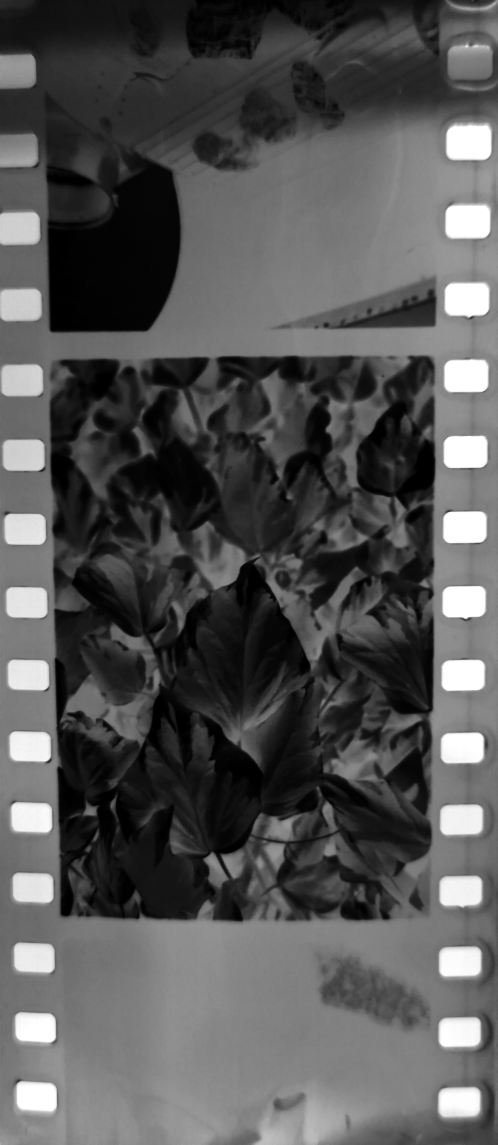
#> input picture FilmSegmentationTests/a.jpg, 1991 x 4578 px (shown at 1/4 size)
$ jupyter execute main.ipynb   (shell and % lines are left out)
#> lines starting #> are read from the running program, lines starting #| are printed output that depends on the picture; after the words box and inside, x2 and y2 are one past the last pixel; in counts of white or black regions, pixels touching at a corner belong together; long printed decimals are rounded
[cell 1]
import cv2


img = cv2.imread('a.jpg')
#> img is the input picture: shape (4578, 1991, 3); min 0, max 255, mean 85

[cell 2]
import cv2
import matplotlib.pyplot as plt

# 1. Wczytanie obrazka za pomocą OpenCV
img = cv2.imread('a.jpg')

# 2. Konwersja przestrzeni kolorów z BGR (OpenCV) na RGB (Matplotlib)
img_rgb = cv2.cvtColor(img, cv2.COLOR_BGR2RGB)


plt.figure(figsize=(10, 8)) # Opcjonalna zmiana rozmiaru wyświetlanego obrazka
plt.imshow(img_rgb)
plt.axis('off')  # Ukrywa osie X i Y (przydatne przy samych zdjęciach)
plt.title('Twój obrazek') # Opcjonalny tytuł obrazka
plt.show()

[cell 3]
import cv2
import numpy as np

# 1. Wczytanie jako grayscale
img = cv2.imread("a.jpg", cv2.IMREAD_GRAYSCALE)
#> img: shape (4578, 1991)
img = cv2.resize(img, (img.shape[1] // 4, img.shape[0] // 4))  # Opcjonalne zmniejszenie rozmiaru dla szybszego działania
#> img: shape (1144, 497)


# 2. Zamiana na wektor cech (1 kolumna)
pixel_values = img.reshape((-1, 1))
pixel_values = np.float32(pixel_values)

# 3. Parametry K-means
K = 3
criteria = (cv2.TERM_CRITERIA_EPS + cv2.TERM_CRITERIA_MAX_ITER, 10  , 1.0)
attempts = 100

# 4. K-means
_, labels, centers = cv2.kmeans(
    pixel_values,
    K,
    None,
    criteria,
    attempts,
    cv2.KMEANS_RANDOM_CENTERS
)
#> centers = [31.1, 119.9, 235.4]

# 5. Rekonstrukcja obrazu
centers = np.uint8(centers)
#> centers = [31, 119, 235]
segmented = centers[labels.flatten()]
segmented_image = segmented.reshape(img.shape)

# 6. Wyświetlenie
cv2.imshow("Original", img)
cv2.imshow("Segmented", segmented_image)
cv2.waitKey(0)
cv2.destroyAllWindows()

[cell 4]
# wemze centers i zrobie threashold najmniej + średnio, dzieki temu bede miec tylko otwory na bokach

white_spots, mask, dark_spots = centers[0][0], centers[1][0], centers[2][0]
#> white_spots = 31; mask = 119; dark_spots = 235
print(white_spots, mask, dark_spots)
#| 31 119 235
threshold = int(mask) + int((dark_spots - mask) / 2)
#> threshold = 177
print(threshold)
#| 177
sprocket_img = cv2.threshold(img, threshold, 255, cv2.THRESH_BINARY)[1]

sprocket_img = cv2.erode(sprocket_img, None, iterations=3)  # Opcjonalne wygładzenie krawędzi
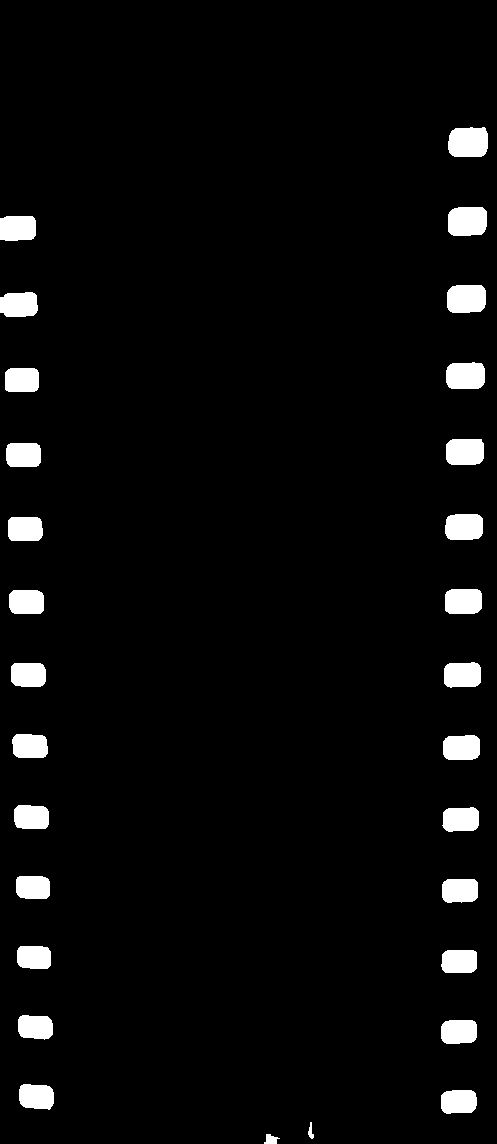
#> sprocket_img: shape (1144, 497); 4% white; 29 white regions, largest, box (x1, y1, x2, y2) and area: (448, 127, 488, 157) 1087, (448, 207, 487, 236) 1048, (447, 285, 486, 313) 1011
sprocket_img = cv2.dilate(sprocket_img, None, iterations=3) # Opcjonalne wygładzenie krawędzi

cv2.imshow("Sprocket Holes", sprocket_img)
cv2.waitKey(0)
cv2.destroyAllWindows()

[cell 5]
import matplotlib.pyplot as plt
mask_thres = int(mask) * 0.5
#> mask_thres = 59.5
mask_threasholded = cv2.threshold(img, mask_thres, 255, cv2.THRESH_BINARY)[1]

plt.imshow(mask_threasholded, cmap='gray')
plt.show()

[cell 6]
import numpy as np
from itertools import combinations

def calculate_line_length_in_image(rho, theta, img_width, img_height):
    """
    Oblicza długość odcinka linii (rho, theta) mieszczącego się w prostokącie obrazu.
    """
    points = []

    # Przecięcie z lewą krawędzią (x = 0)
    if np.sin(theta) != 0:
        y0 = rho / np.sin(theta)
        if 0 <= y0 <= img_height:
            points.append((0, y0))

    # Przecięcie z prawą krawędzią (x = img_width)
    if np.sin(theta) != 0:
        y1 = (rho - img_width * np.cos(theta)) / np.sin(theta)
        if 0 <= y1 <= img_height:
            points.append((img_width, y1))

    # Przecięcie z górną krawędzią (y = 0)
    if np.cos(theta) != 0:
        x0 = rho / np.cos(theta)
        if 0 <= x0 <= img_width:
            points.append((x0, 0))

    # Przecięcie z dolną krawędzią (y = img_height)
    if np.cos(theta) != 0:
        x1 = (rho - img_height * np.sin(theta)) / np.cos(theta)
        if 0 <= x1 <= img_width:
            points.append((x1, img_height))

    if len(points) >= 2:
        return np.sqrt((points[0][0] - points[1][0])**2 + (points[0][1] - points[1][1])**2)
    return 0

[cell 7]
def detect_film_frame_hough(img, show_steps=True):
    """
    Wykrywa prostokąt klatki filmowej używając transformaty Hougha

    Args:
        img: obraz (może być w skali szarości lub kolorowy)
        show_steps: czy pokazywać etapy przetwarzania

    Returns:
        detected_frame: obraz z zaznaczonym prostokątem
        corners: współrzędne narożników prostokąta
    """

    original = img.copy()

    base_mask_value = 0
    # Konwersja do skali szarości (jeśli obraz jest kolorowy)
    if len(img.shape) == 3:
        gray = cv2.cvtColor(img, cv2.COLOR_BGR2GRAY)
    else:
        gray = img.copy()


    # Redukcja szumu
    blurred = cv2.GaussianBlur(gray, (5, 5), 0)


    # Wykrywanie krawędzi - ale tylko do pomocy dla Hougha
    edges = cv2.Canny(blurred, 70, 130, apertureSize=3)
    edges[:, :int(blurred.shape[1] * 0.05)] = 0  # Wyłącz krawędzie w lewym pasku
    edges[:, int(blurred.shape[1] * 0.95):] = 0  # Wyłącz krawędzie w prawym pasku
    edges[:int(blurred.shape[0] * 0.05), :] = 0  # Wyłącz krawędzie w górnym pasku
    edges[int(blurred.shape[0] * 0.95):, :] = 0


    # Transformata Hougha do wykrywania linii
    # rho: rozdzielczość w pikselach (1 piksel)
    # theta: rozdzielczość kąta (1 stopień = pi/180)
    # threshold: minimalna liczba punktów przecięcia
    lines = cv2.HoughLines(edges, rho=1, theta=np.pi/180, threshold=80)

    if lines is None:
        print("✗ Nie wykryto żadnych linii")
        return original, None

    # Filtruj linie - szukamy linii poziomych i pionowych
    horizontal_lines = []
    vertical_lines = []
    delta = np.pi / 180 * 3  # Tolerancja 3 stopnie

    img_height, img_width = img.shape[:2]
    min_length_ratio = 0.4  # Minimalna długość linii (60% rozmiaru obrazu)

    for line in lines:
        rho, theta = line[0]

        # Oblicz długość linii w obrazie
        line_length = calculate_line_length_in_image(rho, theta, img_width, img_height)

        # Linie poziome: theta ≈ 0° lub ≈ 180°
        if theta < np.pi/4+delta or theta > 3*np.pi/4+delta:
            # Sprawdź czy linia jest wystarczająco długa (min 60% szerokości)
            if line_length >= min_length_ratio * img_width:
                horizontal_lines.append((rho, theta))
        # Linie pionowe: theta ≈ 90°
        else:
            # Sprawdź czy linia jest wystarczająco długa (min 60% wysokości)
            if line_length >= min_length_ratio * img_height:
                vertical_lines.append((rho, theta))

    print(f"Znaleziono {len(horizontal_lines)} linii poziomych i {len(vertical_lines)} linii pionowych")

    # Filtruj podobne linie (grupowanie)
    horizontal_lines = filter_similar_lines(horizontal_lines, rho_threshold=15)
    vertical_lines = filter_similar_lines(vertical_lines, rho_threshold=15)

    print(f"Po filtrowaniu: {len(horizontal_lines)} poziomych i {len(vertical_lines)} pionowych")

    if len(horizontal_lines) < 2 or len(vertical_lines) < 2:
        print("✗ Nie znaleziono wystarczającej liczby linii do utworzenia prostokąta")
        return original, None

    # Znajdź przecięcia linii (narożniki)
    corners = find_rectangle_from_lines(horizontal_lines, vertical_lines, img.shape)

    # Przygotuj obraz do rysowania
    result = original.copy()
    if len(result.shape) == 2:
        result = cv2.cvtColor(result, cv2.COLOR_GRAY2BGR)

    # Rysuj wykryte linie (opcjonalnie)
    if show_steps:
        lines_img = result.copy()

        # Rysuj linie poziome
        for rho, theta in horizontal_lines:
            draw_line(lines_img, rho, theta, (255, 0, 0), 2)

        # Rysuj linie pionowe
        for rho, theta in vertical_lines:
            draw_line(lines_img, rho, theta, (0, 0, 255), 2)

        cv2.imshow('Detected Lines', cv2.resize(lines_img, (800, 600)))

    if corners is not None:
        # Rysuj prostokąt
        corners_int = corners.astype(np.int32)
        cv2.polylines(result, [corners_int], True, (0, 255, 0), 3)

        # Zaznacz narożniki
        for corner in corners_int:
            cv2.circle(result, tuple(corner), 8, (255, 0, 0), -1)

        print("✓ Wykryto klatkę filmową!")
        print(f"Narożniki:\n{corners}")
    else:
        print("✗ Nie znaleziono prostokąta")

    if show_steps:
        cv2.imshow('Edges', cv2.resize(edges, (800, 600)))
        cv2.imshow('Result', cv2.resize(result, (800, 600)))

    return result, corners

[cell 8]
def filter_similar_lines(lines, rho_threshold=20, theta_threshold=np.pi/36):
    """
    Filtruje podobne linie (grupowanie) - zostawia tylko unikalne
    """
    if not lines:
        return []

    filtered = []
    lines = sorted(lines, key=lambda x: x[0])  # Sortuj po rho

    for rho, theta in lines:
        # Sprawdź czy ta linia jest podobna do już dodanych
        is_similar = False
        for f_rho, f_theta in filtered:
            if abs(rho - f_rho) < rho_threshold and abs(theta - f_theta) < theta_threshold:
                is_similar = True
                break

        if not is_similar:
            filtered.append((rho, theta))

    return filtered


def line_intersection(line1, line2):
    """
    Oblicza punkt przecięcia dwóch linii w postaci (rho, theta)
    """
    rho1, theta1 = line1
    rho2, theta2 = line2

    # Macierz współczynników
    A = np.array([
        [np.cos(theta1), np.sin(theta1)],
        [np.cos(theta2), np.sin(theta2)]
    ])
    b = np.array([rho1, rho2])

    try:
        x, y = np.linalg.solve(A, b)
        return (x, y)
    except np.linalg.LinAlgError:
        return None


def find_rectangle_from_lines(horizontal_lines, vertical_lines, img_shape):
    """
    Znajduje prostokąt z linii poziomych i pionowych
    """
    height, width = img_shape[:2]

    # Sortuj linie według położenia
    horizontal_lines = sorted(horizontal_lines, key=lambda x: x[0])
    vertical_lines = sorted(vertical_lines, key=lambda x: x[0])

    # Dla prostokąta potrzebujemy 2 linii poziomych (góra i dół)
    # i 2 pionowych (lewo i prawo)

    # Znajdź najlepszą kombinację linii tworzących prostokąt
    best_rect = None
    best_score = 0

    # Spróbuj różnych kombinacji
    for h_pair in combinations(range(len(horizontal_lines)), 2):
        #print(f"pozostało {len(horizontal_lines) - h_pair[1]} poziomych i {len(vertical_lines)} pionowych")
        for v_pair in combinations(range(len(vertical_lines)), 2):
            h1, h2 = horizontal_lines[h_pair[0]], horizontal_lines[h_pair[1]]
            v1, v2 = vertical_lines[v_pair[0]], vertical_lines[v_pair[1]]

            # Oblicz 4 narożniki
            corners = []
            for h_line in [h1, h2]:
                for v_line in [v1, v2]:
                    intersection = line_intersection(h_line, v_line)
                    if intersection is not None:
                        x, y = intersection
                        # Sprawdź czy punkt jest w granicach obrazu
                        if 0 <= x < width and 0 <= y < height:
                            corners.append([x, y])

            if len(corners) == 4:
                corners = np.array(corners, dtype=np.float32)

                # Oceń jakość prostokąta
                area = cv2.contourArea(corners)
                perimeter = cv2.arcLength(corners, True)

                # Prostokąt powinien mieć dużą powierzchnię
                img_area = width * height
                if area > 0.1 * img_area and area < 0.9 * img_area:
                    # Sprawdź proporcje
                    x, y, w, h = cv2.boundingRect(corners)
                    aspect_ratio = float(w) / h if h > 0 else 0

                    # Oceń na podstawie powierzchni i proporcji
                    score = area

                    # Preferuj proporcje 3:2 (35mm) lub 2:3
                    if 1.3 < aspect_ratio < 1.7 or 0.58 < aspect_ratio < 0.77:
                        score *= 1.5

                    if score > best_score:
                        best_score = score
                        best_rect = corners

    # Jeśli nie znaleziono dobrego prostokąta, użyj skrajnych linii
    if best_rect is None and len(horizontal_lines) >= 2 and len(vertical_lines) >= 2:
        # Użyj pierwszej i ostatniej linii z każdej grupy
        h1, h2 = horizontal_lines[0], horizontal_lines[-1]
        v1, v2 = vertical_lines[0], vertical_lines[-1]

        corners = []
        for h_line in [h1, h2]:
            for v_line in [v1, v2]:
                intersection = line_intersection(h_line, v_line)
                if intersection is not None:
                    corners.append(list(intersection))

        if len(corners) == 4:
            best_rect = np.array(corners, dtype=np.float32)

    if best_rect is not None:
        # Sortuj narożniki: top-left, top-right, bottom-right, bottom-left
        best_rect = order_points(best_rect)

    return best_rect


def order_points(pts):
    """
    Sortuje punkty w kolejności: top-left, top-right, bottom-right, bottom-left
    """
    # Sumuj współrzędne
    s = pts.sum(axis=1)
    diff = np.diff(pts, axis=1)

    rect = np.zeros((4, 2), dtype=np.float32)

    # Top-left ma najmniejszą sumę, bottom-right największą
    rect[0] = pts[np.argmin(s)]
    rect[2] = pts[np.argmax(s)]

    # Top-right ma najmniejszą różnicę, bottom-left największą
    rect[1] = pts[np.argmin(diff)]
    rect[3] = pts[np.argmax(diff)]

    return rect


def draw_line(img, rho, theta, color, thickness=2):
    """
    Rysuje linię w formacie (rho, theta) na obrazie
    """
    a = np.cos(theta)
    b = np.sin(theta)
    x0 = a * rho
    y0 = b * rho

    # Punkt na linii
    x1 = int(x0 + 3000 * (-b))
    y1 = int(y0 + 3000 * (a))
    x2 = int(x0 - 3000 * (-b))
    y2 = int(y0 - 3000 * (a))

    cv2.line(img, (x1, y1), (x2, y2), color, thickness)


# [32 lines left out: function extract_and_perspective_correct, not called in this run]

[cell 9]
# Uruchomienie pełnego pipeline'u detekcji klatki na zbinaryzowanej masce
# Upewniamy się, że obraz jest typu uint8 (wymagane przez operacje OpenCV)
mask_uint8 = np.uint8(mask_threasholded)

# Wywołujemy główną funkcję z włączonym pokazywaniem etapów w oknach OpenCV
result_frame, corners = detect_film_frame_hough(mask_uint8, show_steps=True)
#> in detect_film_frame_hough, `lines = cv2.HoughLines(edges, rho=1, theta=np.pi/180, threshold=80)`: lines = 68 rows, first 8: [-43, 3.12], [432, 0], [332, 1.55], [-38, 3.11], [-33, 3.11], [360, 1.55], [0, 2.71], [820, 0.785]
#> the loop in detect_film_frame_hough, `for line in lines:` made 68 passes
#> (rho, theta, y0 in calculate_line_length_in_image, y1 in calculate_line_length_in_image, x0 in calculate_line_length_in_image, x1 in calculate_line_length_in_image, line_length) on passes 1, 3, 4, 5: (-43, 3.12, -2463.8, 26009.2, 43.01, 62.98, 1144.2), (332, 1.55, 332.1, 323.4, 19023.2, -46516.6, 497.1), (-38, 3.11, -1088.8, 13143.4, 38.02, 77.97, 1144.7), (-33, 3.11, -945.6, 13286.7, 33.02, 72.97, 1144.7)
#> after the loop in detect_film_frame_hough, `for line in lines:`: horizontal_lines = 63 pairs, first value -354 to 820, second value 0 to 3.12; vertical_lines = [(332, 1.55), (360, 1.55), (356, 1.57), (331, 1.57), (918, 1.57)]
#| Znaleziono 63 linii poziomych i 5 linii pionowych
#> in filter_similar_lines, `lines = sorted(lines, key=lambda x: x[0])`: lines has the same summary as horizontal_lines in detect_film_frame_hough
#> the loop in filter_similar_lines, `for rho, theta in lines:` made 63 passes
#> (rho, theta) on passes 1 to 4: (-354, 3.07), (-331, 3.09), (-323, 3.07), (-314, 3.05)
#> after the loop in filter_similar_lines, `for rho, theta in lines:`: filtered = 35 pairs, first value -354 to 820, second value 0 to 3.12
#> in detect_film_frame_hough, `horizontal_lines = filter_similar_lines(horizontal_lines, rho_threshol..`: horizontal_lines has the same summary as filtered in filter_similar_lines
#> the loop in filter_similar_lines (call 2), `for rho, theta in lines:` made 5 passes
#> in detect_film_frame_hough, `vertical_lines = filter_similar_lines(vertical_lines, rho_threshold=15)`: vertical_lines = [(331, 1.57), (356, 1.57), (918, 1.57)]
#| Po filtrowaniu: 35 poziomych i 3 pionowych
#> in find_rectangle_from_lines, `horizontal_lines = sorted(horizontal_lines, key=lambda x: x[0])`: horizontal_lines has the same summary as filtered in filter_similar_lines
#> the loop in find_rectangle_from_lines, `for h_pair in combinations(range(len(horizontal_lines)), 2): #print(f"..` made 595 passes
#> h_pair on passes 3 to 5: (0, 3), (0, 4), (0, 5)
#> the loop in find_rectangle_from_lines, `for h_line in [h1, h2]:` made 2 passes
#> the loop in detect_film_frame_hough, `for rho, theta in horizontal_lines:` made 35 passes
#> after the loop in detect_film_frame_hough, `for rho, theta in horizontal_lines:`:
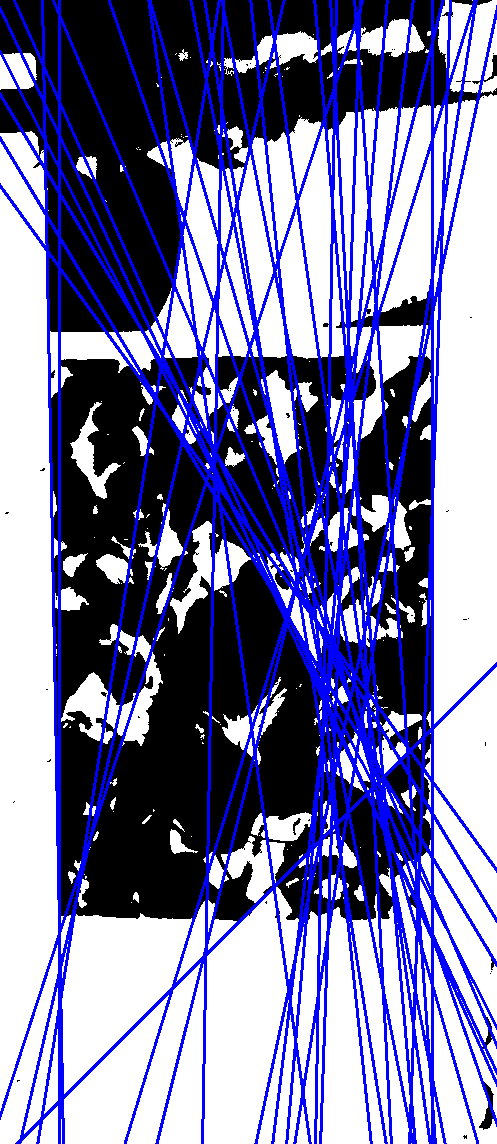
#> lines_img: shape (1144, 497, 3); mean B, G, R 168.4, 122.2, 122.2
#> the loop in detect_film_frame_hough, `for rho, theta in vertical_lines:` made 3 passes
#> rho on passes 1 to 3: 331, 356, 918
#> after the loop in detect_film_frame_hough, `for rho, theta in vertical_lines:`:
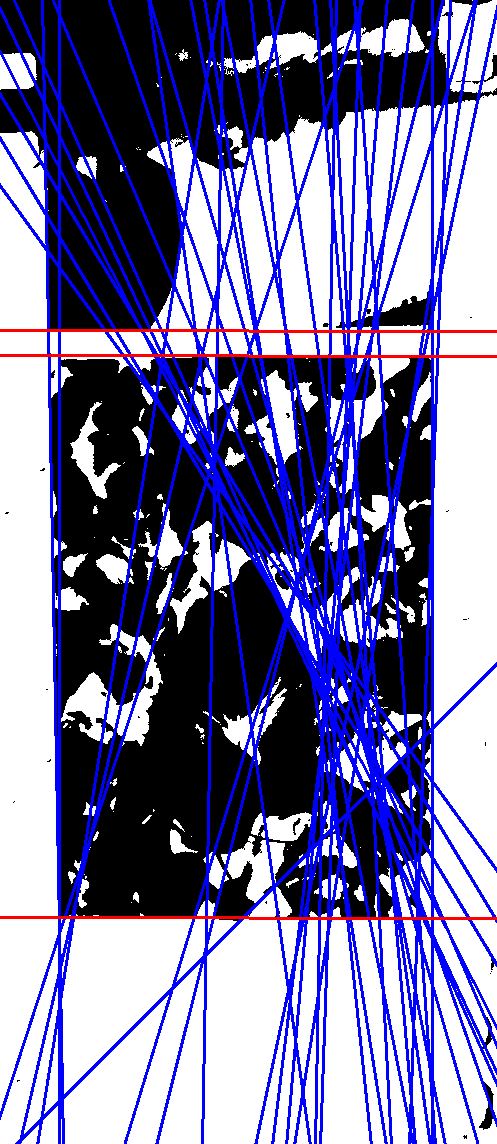
#> lines_img: shape (1144, 497, 3); 0.79% of pixels changed, all inside (x1, y1, x2, y2) = (0, 329, 497, 920)
#> the loop in detect_film_frame_hough, `for corner in corners_int:` made 4 passes
#> corner on passes 1 to 4: [378, 331], [828, 331], [419, 918], [241, 918]
#> after the loop in detect_film_frame_hough, `for corner in corners_int:`:
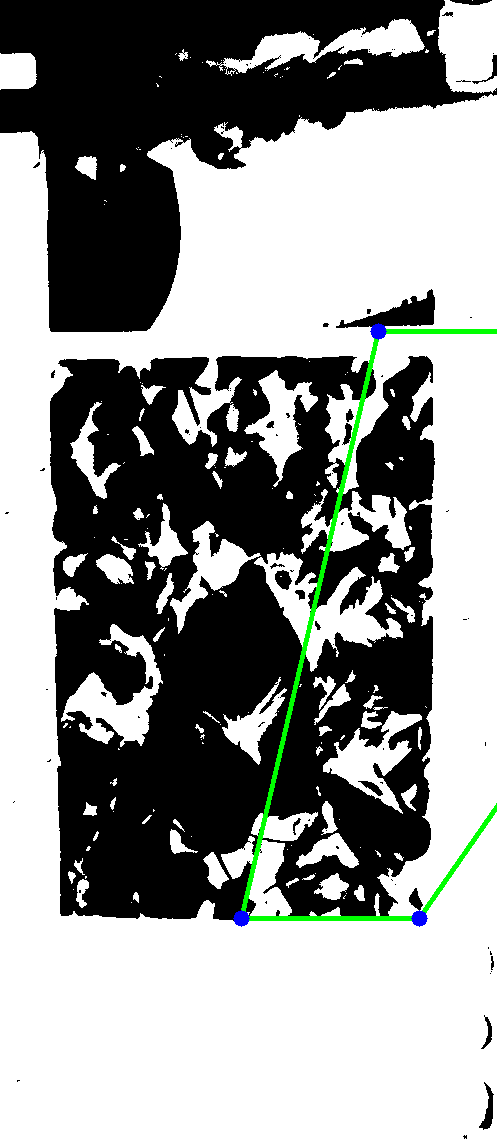
#> result: shape (1144, 497, 3); mean B, G, R 147.3, 149.2, 147
#| Narożniki:
#| [[378.0102  331.000]
#|  [828.6551  331.000]
#> (further printed lines are left out)
#> in detect_film_frame_hough, `cv2.imshow('Result', cv2.resize(result, (800, 600)))`:
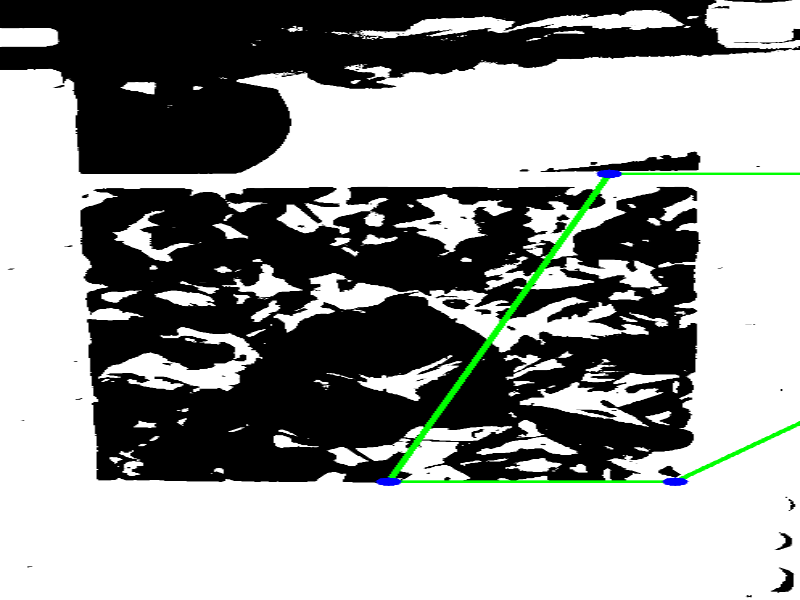
#> window 'Result': shape (600, 800, 3); mean B, G, R 147.3, 149.2, 147

if corners is not None:
    # Opcjonalne wyświetlenie ostatecznego wyniku z nałożonym prostokątem w matplotlib
    plt.figure(figsize=(10, 8))
    plt.title("Wykryta klatka filmowa na masce")
    # result_frame ma domyślnie format BGR (lub GRAY, ale docelowo chcemy RGB w matplotlib)
    if len(result_frame.shape) == 3:
        plt.imshow(cv2.cvtColor(result_frame, cv2.COLOR_BGR2RGB))
    else:
        plt.imshow(result_frame, cmap='gray')
    plt.axis('off')
    plt.show()
else:
    print("Nie udało się znaleźć odpowiedniego prostokąta na tej masce.")
